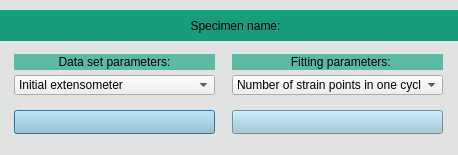
<?xml version="1.0" encoding="UTF-8"?>
<ui version="4.0">
 <class>Parameters</class>
 <widget class="QDialog" name="Parameters">
  <property name="enabled">
   <bool>true</bool>
  </property>
  <property name="geometry">
   <rect>
    <x>0</x>
    <y>0</y>
    <width>458</width>
    <height>155</height>
   </rect>
  </property>
  <property name="minimumSize">
   <size>
    <width>458</width>
    <height>155</height>
   </size>
  </property>
  <property name="maximumSize">
   <size>
    <width>458</width>
    <height>155</height>
   </size>
  </property>
  <property name="windowTitle">
   <string>Configure parameters</string>
  </property>
  <property name="windowIcon">
   <iconset>
    <normaloff>../icons/equalizer--pencil.png</normaloff>../icons/equalizer--pencil.png</iconset>
  </property>
  <property name="styleSheet">
   <string notr="true">QDialog{
	font: 8pt &quot;Frutiger LT Com 55 Roman&quot;;
background-color:rgb(225, 227, 227)
}
</string>
  </property>
  <widget class="QComboBox" name="comboBox1">
   <property name="geometry">
    <rect>
     <x>14</x>
     <y>75</y>
     <width>201</width>
     <height>20</height>
    </rect>
   </property>
   <item>
    <property name="text">
     <string>Initial extensometer</string>
    </property>
   </item>
   <item>
    <property name="text">
     <string>Reference length</string>
    </property>
   </item>
   <item>
    <property name="text">
     <string>Diameter sample</string>
    </property>
   </item>
   <item>
    <property name="text">
     <string>Cycle time</string>
    </property>
   </item>
   <item>
    <property name="text">
     <string>Number of cycles</string>
    </property>
   </item>
   <item>
    <property name="text">
     <string>Data time step</string>
    </property>
   </item>
  </widget>
  <widget class="QComboBox" name="comboBox2">
   <property name="geometry">
    <rect>
     <x>232</x>
     <y>75</y>
     <width>211</width>
     <height>20</height>
    </rect>
   </property>
   <item>
    <property name="text">
     <string>Number of strain points in one cycle</string>
    </property>
   </item>
   <item>
    <property name="text">
     <string>Number of stress points in one cycle</string>
    </property>
   </item>
   <item>
    <property name="text">
     <string>Maximum of fitting epsilon tolerance</string>
    </property>
   </item>
   <item>
    <property name="text">
     <string>Fitting step</string>
    </property>
   </item>
   <item>
    <property name="text">
     <string>Epsilon</string>
    </property>
   </item>
  </widget>
  <widget class="QPushButton" name="refresh">
   <property name="geometry">
    <rect>
     <x>14</x>
     <y>110</y>
     <width>201</width>
     <height>24</height>
    </rect>
   </property>
   <property name="toolTip">
    <string>&lt;html&gt;&lt;head/&gt;&lt;body&gt;&lt;p align=&quot;justify&quot;&gt;&lt;span style=&quot; font-size:7pt;&quot;&gt;Refresh for the current session!&lt;/span&gt;&lt;/p&gt;&lt;/body&gt;&lt;/html&gt;</string>
   </property>
   <property name="styleSheet">
    <string notr="true">font: 8pt &quot;Frutiger LT Com 55 Roman&quot;;
background-color: rgb(153, 197, 211);

</string>
   </property>
   <property name="text">
    <string/>
   </property>
   <property name="icon">
    <iconset>
     <normaloff>../icons/arrow-circle-double.png</normaloff>../icons/arrow-circle-double.png</iconset>
   </property>
   <property name="autoRepeat">
    <bool>false</bool>
   </property>
  </widget>
  <widget class="QPushButton" name="add">
   <property name="geometry">
    <rect>
     <x>232</x>
     <y>110</y>
     <width>211</width>
     <height>24</height>
    </rect>
   </property>
   <property name="statusTip">
    <string>&lt;html&gt;&lt;head/&gt;&lt;body&gt;&lt;p align=&quot;justify&quot;&gt;&lt;span style=&quot; font-size:7pt;&quot;&gt;Add to data base to run later!&lt;/span&gt;&lt;/p&gt;&lt;/body&gt;&lt;/html&gt;</string>
   </property>
   <property name="styleSheet">
    <string notr="true">font: 8pt &quot;Frutiger LT Com 55 Roman&quot;;
background-color: rgb(153, 197, 211);

</string>
   </property>
   <property name="text">
    <string/>
   </property>
   <property name="icon">
    <iconset>
     <normaloff>../icons/plus-white.png</normaloff>../icons/plus-white.png</iconset>
   </property>
   <property name="autoRepeat">
    <bool>false</bool>
   </property>
  </widget>
  <widget class="QLabel" name="label1">
   <property name="geometry">
    <rect>
     <x>0</x>
     <y>10</y>
     <width>461</width>
     <height>31</height>
    </rect>
   </property>
   <property name="layoutDirection">
    <enum>Qt::LeftToRight</enum>
   </property>
   <property name="styleSheet">
    <string notr="true">font: 8pt &quot;Frutiger LT Com 55 Roman&quot;;
background-color: rgb(23, 156, 125);</string>
   </property>
   <property name="text">
    <string>   Specimen name:</string>
   </property>
   <property name="alignment">
    <set>Qt::AlignCenter</set>
   </property>
  </widget>
  <widget class="QLabel" name="label2">
   <property name="geometry">
    <rect>
     <x>232</x>
     <y>54</y>
     <width>211</width>
     <height>16</height>
    </rect>
   </property>
   <property name="styleSheet">
    <string notr="true">font: 8pt &quot;Frutiger LT Com 55 Roman&quot;;
background-color: rgb(92, 186, 164);</string>
   </property>
   <property name="text">
    <string>  Fitting parameters:</string>
   </property>
   <property name="alignment">
    <set>Qt::AlignCenter</set>
   </property>
  </widget>
  <widget class="QLabel" name="label3">
   <property name="geometry">
    <rect>
     <x>14</x>
     <y>54</y>
     <width>201</width>
     <height>16</height>
    </rect>
   </property>
   <property name="styleSheet">
    <string notr="true">font: 8pt &quot;Frutiger LT Com 55 Roman&quot;;
background-color: rgb(92, 186, 164);</string>
   </property>
   <property name="text">
    <string>Data set parameters:</string>
   </property>
   <property name="alignment">
    <set>Qt::AlignCenter</set>
   </property>
  </widget>
 </widget>
 <resources/>
 <connections/>
</ui>
